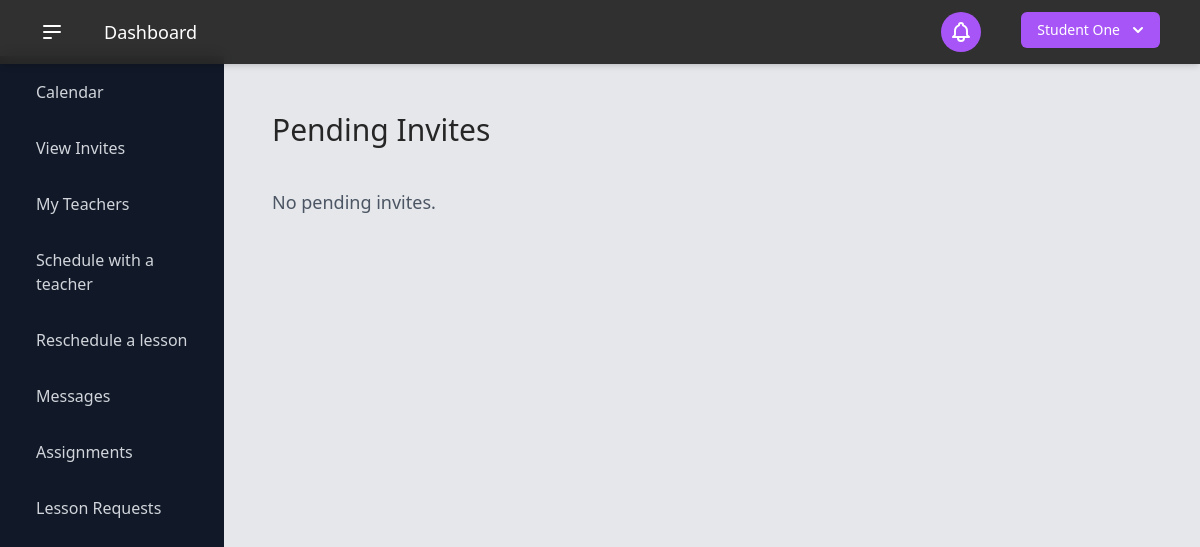
The page /student_invites/ (signed in) on the database as committed earlier.
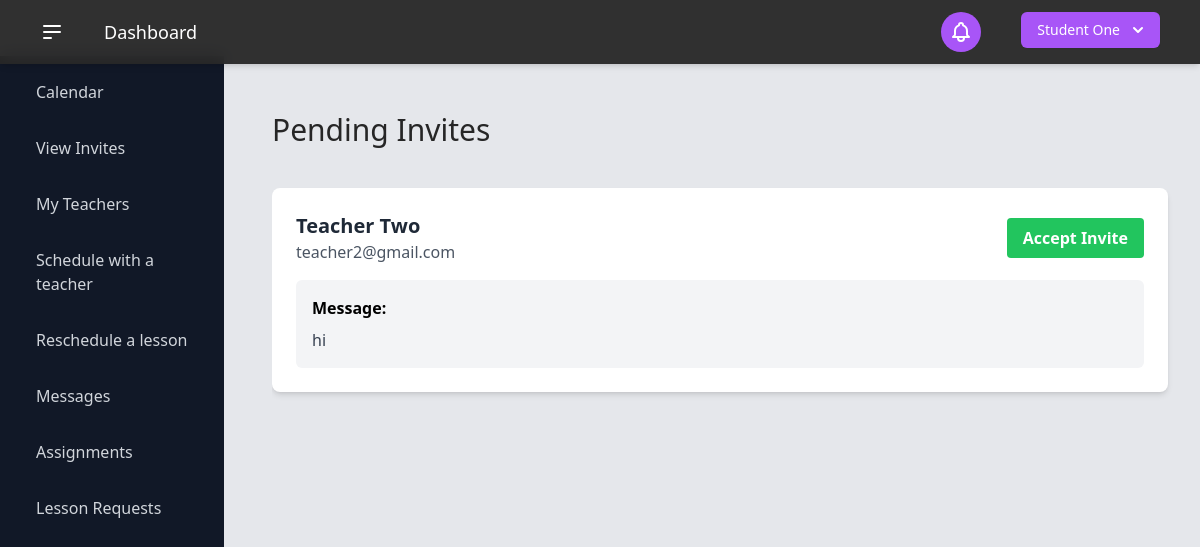
The same page on the database as committed later.
### users/models.py (models this page shows, shortened)
class Invite(models.Model):
    INVITE_STATUS_CHOICES = (
        ("pending", "Pending"),
        ("accepted", "Accepted"),
        ("declined", "Declined"),
    )
    student = models.ForeignKey(
        Student, on_delete=models.CASCADE, related_name="invites"
    )
    teacher = models.ForeignKey(
        Teacher, on_delete=models.CASCADE, related_name="sent_invites"
    )
    status = models.CharField(
        max_length=10, choices=INVITE_STATUS_CHOICES, default="pending"
    )
    message = models.TextField(max_length=500, blank=True)
    created_at = models.DateTimeField(auto_now_add=True)
    class Meta:
        unique_together = ("student", "teacher")

class Teacher(models.Model):
    teacher_id = models.AutoField(primary_key=True)
    user = models.OneToOneField(User, on_delete=models.CASCADE)
    extra_teacher_info = models.TextField(
        "extra / optional teacher information",
        max_length=2000,
        blank=True,  # This field is optional
        null=True,
    )

class User(AbstractBaseUser):
    USER_TYPE_CHOICES = (
        (1, "Student"),
        (2, "Teacher"),
    )
    user_type = models.PositiveSmallIntegerField(
        choices=USER_TYPE_CHOICES,
        default=1,
    )
    email = models.EmailField(
        "email address",
        max_length=255,
        unique=True,
        validators=[EmailValidator(message="Enter a valid email address.")],
    )
    first_name = models.CharField(
        "first name",
        max_length=150,
        validators=[
            RegexValidator(r"^[a-zA-Z\s]+$", "Enter a valid first name (letters only).")
        ],
    )
    last_name = models.CharField(
        "last name",
        max_length=150,
        validators=[
            RegexValidator(r"^[a-zA-Z\s]+$", "Enter a valid last name (letters only).")
        ],
    )
    password = models.CharField(
        "password",
        max_length=255,
        validators=[
            MinLengthValidator(6),
            RegexValidator(
                r"^(?=.*[a-z])(?=.*[A-Z])(?=.*\d)[A-Za-z\d]{6,}$",
                "Password must have at least 6 characters, including a number and a capital letter.",
            ),
        ],
    )
    contact_number = PhoneNumberField()
    date_of_birth = models.DateField("date of birth")
    two_factor_enabled = models.BooleanField(default=False)
    two_factor_code = models.CharField(max_length=6, blank=True, null=True)
    two_factor_code_expiry = models.DateTimeField(blank=True, null=True)
    password_reset_token = models.CharField(max_length=100, null=True, blank=True)
    password_reset_token_created_at = models.DateTimeField(null=True, blank=True)
    objects = UserManager()
    USERNAME_FIELD = "email"
    REQUIRED_FIELDS = ["__all__"]
    def get_full_name(self):
        return f"{self.first_name} {self.last_name}"

### users/views.py (the view)
# urls.py: path('student_invites/', student_invites, name='student_invites'),
@login_required
@user_passes_test(lambda u: u.user_type == 1)
def student_invites(request):
    student = request.user.student
    pending_invites = Invite.objects.filter(student=student, status="pending")
    return render(request, "users/student_templates/student_invites.html", {"invites": pending_invites})

### templates/users/student_templates/student_invites.html
{% extends "_dashboard.html" %}
{% load static %}
{% block name %}Pending Invites{% endblock %}
{% block content %}
<div class="container mx-auto py-6 pr-4">
    {% if invites %}
    <div class="space-y-6">
        {% for invite in invites %}
        <div class="bg-white rounded-lg shadow-md p-6">
            <div class="flex flex-col md:flex-row justify-between items-start md:items-center">
                <div class="mb-4 md:mb-0">
                    <h3 class="text-xl font-semibold text-gray-800">
                        {% if invite.teacher.user %}
                            {{ invite.teacher.user.get_full_name }}
                        {% else %}
                            Unknown Teacher
                        {% endif %}
                    </h3>
                    <p class="text-gray-600">{{ invite.teacher.user.email }}</p>
                </div>
                <a href="{% url 'accept_invite' invite.id %}" class="bg-green-500 hover:bg-green-600 text-white font-bold py-2 px-4 rounded transition duration-300">
                    Accept Invite
                </a>
            </div>
            {% if invite.message %}
            <div class="mt-4 p-4 bg-gray-100 rounded-md">
                <h4 class="font-semibold mb-2">Message:</h4>
                <p class="text-gray-700">{{ invite.message }}</p>
            </div>
            {% endif %}
        </div>
        {% endfor %}
    </div>
    {% else %}
    <p class="text-lg text-gray-600">No pending invites.</p>
    {% endif %}
</div>
{% endblock %}

Rows that differ between the two databases and show on the page:
added Invite: teacher.user.get_full_name "Teacher Two", teacher.user.email "teacher2@gmail.com", message "hi"
Other text that changed with them:
text no longer shown: "No pending invites."
